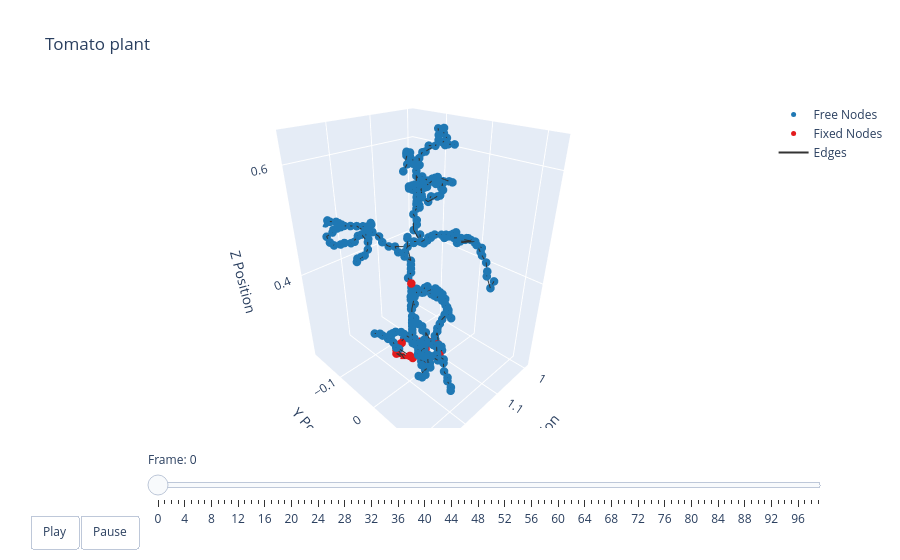

Write notebook code for a chart like this one.
### Code cell
t = np.arange(robot.sim_params.total_time, step=robot.sim_params.dt)
options = dismech.AnimationOptions(title='Tomato plant')

fig = dismech.get_interactive_animation_plotly(robot, t, qs , options)
fig.show()

### Figure 1 — Plotly figure (JSON) as saved in the notebook; plotly's stock layout.template omitted (floating-point values rounded to 4 significant figures; data arrays with more than 128 entries replaced by an {"elided": "..."} marker saying what was removed)
{"data": [{"marker": {"color": "#1f78b4", "size": 5}, "mode": "markers", "name": "Free Nodes", "type": "scatter3d", "x": {"elided": "301 float values"}, "y": {"elided": "301 float values"}, "z": {"elided": "301 float values"}}, {"marker": {"color": "#e31a1c", "size": 5}, "mode": "markers", "name": "Fixed Nodes", "type": "scatter3d", "x": [1.163, 1.163, 1.139, 1.147, 1.155, 1.163, 1.171, 1.107, 1.107, 1.091, 1.099, 1.107, 1.155, 1.115, 1.155, 1.083, 1.123, 1.131, 1.139, 1.131, 1.107, 1.139, 1.156], "y": [-0.05823, -0.05023, -0.08223, -0.08223, -0.08223, -0.07423, -0.06623, -0.05823, -0.05023, -0.04223, -0.04223, -0.04223, -0.04223, -0.03423, -0.03423, -0.02623, -0.02623, -0.01823, -0.01823, -0.01023, -0.002231, -0.002231, -0.03423], "z": [0.2113, 0.2113, 0.2193, 0.2193, 0.2193, 0.2193, 0.2193, 0.2193, 0.2193, 0.2193, 0.2193, 0.2193, 0.2193, 0.2193, 0.2193, 0.2193, 0.2193, 0.2193, 0.2193, 0.2193, 0.2193, 0.2193, 0.3953]}, {"line": {"color": "#333333", "width": 2}, "mode": "lines", "name": "Edges", "type": "scatter3d", "x": {"elided": "969 float values"}, "y": {"elided": "969 float values"}, "z": {"elided": "969 float values"}}, {"color": "rgba(166, 206, 227, 0.7)", "i": [], "j": [], "k": [], "name": "Faces", "opacity": 0.7, "showscale": false, "type": "mesh3d", "x": {"elided": "324 float values"}, "y": {"elided": "324 float values"}, "z": {"elided": "324 float values"}}], "layout": {"scene": {"camera": {"eye": {"x": 1.225, "y": 1.225, "z": 1.0}}, "xaxis": {"range": [0.9855, 1.295], "title": {"text": "X Position"}}, "yaxis": {"range": [-0.1873, 0.134], "title": {"text": "Y Position"}}, "zaxis": {"range": [0.2113, 0.6526], "title": {"text": "Z Position"}}}, "sliders": [{"currentvalue": {"prefix": "Frame: "}, "steps": [{"args": [["0"], {"frame": {"duration": 50, "redraw": true}, "mode": "immediate"}], "label": "0", "method": "animate"}, {"args": [["1"], {"frame": {"duration": 50, "redraw": true}, "mode": "immediate"}], "label": "1", "method": "animate"}, {"args": [["2"], {"frame": {"duration": 50, "redraw": true}, "mode": "immediate"}], "label": "2", "method": "animate"}, {"args": [["3"], {"frame": {"duration": 50, "redraw": true}, "mode": "immediate"}], "label": "3", "method": "animate"}, {"args": [["4"], {"frame": {"duration": 50, "redraw": true}, "mode": "immediate"}], "label": "4", "method": "animate"}, {"args": [["5"], {"frame": {"duration": 50, "redraw": true}, "mode": "immediate"}], "label": "5", "method": "animate"}, {"args": [["6"], {"frame": {"duration": 50, "redraw": true}, "mode": "immediate"}], "label": "6", "method": "animate"}, {"args": [["7"], {"frame": {"duration": 50, "redraw": true}, "mode": "immediate"}], "label": "7", "method": "animate"}, {"args": [["8"], {"frame": {"duration": 50, "redraw": true}, "mode": "immediate"}], "label": "8", "method": "animate"}, {"args": [["9"], {"frame": {"duration": 50, "redraw": true}, "mode": "immediate"}], "label": "9", "method": "animate"}, {"args": [["10"], {"frame": {"duration": 50, "redraw": true}, "mode": "immediate"}], "label": "10", "method": "animate"}, {"args": [["11"], {"frame": {"duration": 50, "redraw": true}, "mode": "immediate"}], "label": "11", "method": "animate"}, {"args": [["12"], {"frame": {"duration": 50, "redraw": true}, "mode": "immediate"}], "label": "12", "method": "animate"}, {"args": [["13"], {"frame": {"duration": 50, "redraw": true}, "mode": "immediate"}], "label": "13", "method": "animate"}, {"args": [["14"], {"frame": {"duration": 50, "redraw": true}, "mode": "immediate"}], "label": "14", "method": "animate"}, {"args": [["15"], {"frame": {"duration": 50, "redraw": true}, "mode": "immediate"}], "label": "15", "method": "animate"}, {"args": [["16"], {"frame": {"duration": 50, "redraw": true}, "mode": "immediate"}], "label": "16", "method": "animate"}, {"args": [["17"], {"frame": {"duration": 50, "redraw": true}, "mode": "immediate"}], "label": "17", "method": "animate"}, {"args": [["18"], {"frame": {"duration": 50, "redraw": true}, "mode": "immediate"}], "label": "18", "method": "animate"}, {"args": [["19"], {"frame": {"duration": 50, "redraw": true}, "mode": "immediate"}], "label": "19", "method": "animate"}, {"args": [["20"], {"frame": {"duration": 50, "redraw": true}, "mode": "immediate"}], "label": "20", "method": "animate"}, {"args": [["21"], {"frame": {"duration": 50, "redraw": true}, "mode": "immediate"}], "label": "21", "method": "animate"}, {"args": [["22"], {"frame": {"duration": 50, "redraw": true}, "mode": "immediate"}], "label": "22", "method": "animate"}, {"args": [["23"], {"frame": {"duration": 50, "redraw": true}, "mode": "immediate"}], "label": "23", "method": "animate"}, {"args": [["24"], {"frame": {"duration": 50, "redraw": true}, "mode": "immediate"}], "label": "24", "method": "animate"}, {"args": [["25"], {"frame": {"duration": 50, "redraw": true}, "mode": "immediate"}], "label": "25", "method": "animate"}, {"args": [["26"], {"frame": {"duration": 50, "redraw": true}, "mode": "immediate"}], "label": "26", "method": "animate"}, {"args": [["27"], {"frame": {"duration": 50, "redraw": true}, "mode": "immediate"}], "label": "27", "method": "animate"}, {"args": [["28"], {"frame": {"duration": 50, "redraw": true}, "mode": "immediate"}], "label": "28", "method": "animate"}, {"args": [["29"], {"frame": {"duration": 50, "redraw": true}, "mode": "immediate"}], "label": "29", "method": "animate"}, {"args": [["30"], {"frame": {"duration": 50, "redraw": true}, "mode": "immediate"}], "label": "30", "method": "animate"}, {"args": [["31"], {"frame": {"duration": 50, "redraw": true}, "mode": "immediate"}], "label": "31", "method": "animate"}, {"args": [["32"], {"frame": {"duration": 50, "redraw": true}, "mode": "immediate"}], "label": "32", "method": "animate"}, {"args": [["33"], {"frame": {"duration": 50, "redraw": true}, "mode": "immediate"}], "label": "33", "method": "animate"}, {"args": [["34"], {"frame": {"duration": 50, "redraw": true}, "mode": "immediate"}], "label": "34", "method": "animate"}, {"args": [["35"], {"frame": {"duration": 50, "redraw": true}, "mode": "immediate"}], "label": "35", "method": "animate"}, {"args": [["36"], {"frame": {"duration": 50, "redraw": true}, "mode": "immediate"}], "label": "36", "method": "animate"}, {"args": [["37"], {"frame": {"duration": 50, "redraw": true}, "mode": "immediate"}], "label": "37", "method": "animate"}, {"args": [["38"], {"frame": {"duration": 50, "redraw": true}, "mode": "immediate"}], "label": "38", "method": "animate"}, {"args": [["39"], {"frame": {"duration": 50, "redraw": true}, "mode": "immediate"}], "label": "39", "method": "animate"}, {"args": [["40"], {"frame": {"duration": 50, "redraw": true}, "mode": "immediate"}], "label": "40", "method": "animate"}, {"args": [["41"], {"frame": {"duration": 50, "redraw": true}, "mode": "immediate"}], "label": "41", "method": "animate"}, {"args": [["42"], {"frame": {"duration": 50, "redraw": true}, "mode": "immediate"}], "label": "42", "method": "animate"}, {"args": [["43"], {"frame": {"duration": 50, "redraw": true}, "mode": "immediate"}], "label": "43", "method": "animate"}, {"args": [["44"], {"frame": {"duration": 50, "redraw": true}, "mode": "immediate"}], "label": "44", "method": "animate"}, {"args": [["45"], {"frame": {"duration": 50, "redraw": true}, "mode": "immediate"}], "label": "45", "method": "animate"}, {"args": [["46"], {"frame": {"duration": 50, "redraw": true}, "mode": "immediate"}], "label": "46", "method": "animate"}, {"args": [["47"], {"frame": {"duration": 50, "redraw": true}, "mode": "immediate"}], "label": "47", "method": "animate"}, {"args": [["48"], {"frame": {"duration": 50, "redraw": true}, "mode": "immediate"}], "label": "48", "method": "animate"}, {"args": [["49"], {"frame": {"duration": 50, "redraw": true}, "mode": "immediate"}], "label": "49", "method": "animate"}, {"args": [["50"], {"frame": {"duration": 50, "redraw": true}, "mode": "immediate"}], "label": "50", "method": "animate"}, {"args": [["51"], {"frame": {"duration": 50, "redraw": true}, "mode": "immediate"}], "label": "51", "method": "animate"}, {"args": [["52"], {"frame": {"duration": 50, "redraw": true}, "mode": "immediate"}], "label": "52", "method": "animate"}, {"args": [["53"], {"frame": {"duration": 50, "redraw": true}, "mode": "immediate"}], "label": "53", "method": "animate"}, {"args": [["54"], {"frame": {"duration": 50, "redraw": true}, "mode": "immediate"}], "label": "54", "method": "animate"}, {"args": [["55"], {"frame": {"duration": 50, "redraw": true}, "mode": "immediate"}], "label": "55", "method": "animate"}, {"args": [["56"], {"frame": {"duration": 50, "redraw": true}, "mode": "immediate"}], "label": "56", "method": "animate"}, {"args": [["57"], {"frame": {"duration": 50, "redraw": true}, "mode": "immediate"}], "label": "57", "method": "animate"}, {"args": [["58"], {"frame": {"duration": 50, "redraw": true}, "mode": "immediate"}], "label": "58", "method": "animate"}, {"args": [["59"], {"frame": {"duration": 50, "redraw": true}, "mode": "immediate"}], "label": "59", "method": "animate"}, {"args": [["60"], {"frame": {"duration": 50, "redraw": true}, "mode": "immediate"}], "label": "60", "method": "animate"}, {"args": [["61"], {"frame": {"duration": 50, "redraw": true}, "mode": "immediate"}], "label": "61", "method": "animate"}, {"args": [["62"], {"frame": {"duration": 50, "redraw": true}, "mode": "immediate"}], "label": "62", "method": "animate"}, {"args": [["63"], {"frame": {"duration": 50, "redraw": true}, "mode": "immediate"}], "label": "63", "method": "animate"}, {"args": [["64"], {"frame": {"duration": 50, "redraw": true}, "mode": "immediate"}], "label": "64", "method": "animate"}, {"args": [["65"], {"frame": {"duration": 50, "redraw": true}, "mode": "immediate"}], "label": "65", "method": "animate"}, {"args": [["66"], {"frame": {"duration": 50, "redraw": true}, "mode": "immediate"}], "label": "66", "method": "animate"}, {"args": [["67"], {"frame": {"duration": 50, "redraw": true}, "mode": "immediate"}], "label": "67", "method": "animate"}, {"args": [["68"], {"frame": {"duration": 50, "redraw": true}, "mode": "immediate"}], "label": "68", "method": "animate"}, {"args": [["69"], {"frame": {"duration": 50, "redraw": true}, "mode": "immediate"}], "label": "69", "method": "animate"}, {"args": [["70"], {"frame": {"duration": 50, "redraw": true}, "mode": "immediate"}], "label": "70", "method": "animate"}, {"args": [["71"], {"frame": {"duration": 50, "redraw": true}, "mode": "immediate"}], "label": "71", "method": "animate"}, {"args": [["72"], {"frame": {"duration": 50, "redraw": true}, "mode": "immediate"}], "label": "72", "method": "animate"}, {"args": [["73"], {"frame": {"duration": 50, "redraw": true}, "mode": "immediate"}], "label": "73", "method": "animate"}, {"args": [["74"], {"frame": {"duration": 50, "redraw": true}, "mode": "immediate"}], "label": "74", "method": "animate"}, {"args": [["75"], {"frame": {"duration": 50, "redraw": true}, "mode": "immediate"}], "label": "75", "method": "animate"}, {"args": [["76"], {"frame": {"duration": 50, "redraw": true}, "mode": "immediate"}], "label": "76", "method": "animate"}, {"args": [["77"], {"frame": {"duration": 50, "redraw": true}, "mode": "immediate"}], "label": "77", "method": "animate"}, {"args": [["78"], {"frame": {"duration": 50, "redraw": true}, "mode": "immediate"}], "label": "78", "method": "animate"}, {"args": [["79"], {"frame": {"duration": 50, "redraw": true}, "mode": "immediate"}], "label": "79", "method": "animate"}, {"args": [["80"], {"frame": {"duration": 50, "redraw": true}, "mode": "immediate"}], "label": "80", "method": "animate"}, {"args": [["81"], {"frame": {"duration": 50, "redraw": true}, "mode": "immediate"}], "label": "81", "method": "animate"}, {"args": [["82"], {"frame": {"duration": 50, "redraw": true}, "mode": "immediate"}], "label": "82", "method": "animate"}, {"args": [["83"], {"frame": {"duration": 50, "redraw": true}, "mode": "immediate"}], "label": "83", "method": "animate"}, {"args": [["84"], {"frame": {"duration": 50, "redraw": true}, "mode": "immediate"}], "label": "84", "method": "animate"}, {"args": [["85"], {"frame": {"duration": 50, "redraw": true}, "mode": "immediate"}], "label": "85", "method": "animate"}, {"args": [["86"], {"frame": {"duration": 50, "redraw": true}, "mode": "immediate"}], "label": "86", "method": "animate"}, {"args": [["87"], {"frame": {"duration": 50, "redraw": true}, "mode": "immediate"}], "label": "87", "method": "animate"}, {"args": [["88"], {"frame": {"duration": 50, "redraw": true}, "mode": "immediate"}], "label": "88", "method": "animate"}, {"args": [["89"], {"frame": {"duration": 50, "redraw": true}, "mode": "immediate"}], "label": "89", "method": "animate"}, {"args": [["90"], {"frame": {"duration": 50, "redraw": true}, "mode": "immediate"}], "label": "90", "method": "animate"}, {"args": [["91"], {"frame": {"duration": 50, "redraw": true}, "mode": "immediate"}], "label": "91", "method": "animate"}, {"args": [["92"], {"frame": {"duration": 50, "redraw": true}, "mode": "immediate"}], "label": "92", "method": "animate"}, {"args": [["93"], {"frame": {"duration": 50, "redraw": true}, "mode": "immediate"}], "label": "93", "method": "animate"}, {"args": [["94"], {"frame": {"duration": 50, "redraw": true}, "mode": "immediate"}], "label": "94", "method": "animate"}, {"args": [["95"], {"frame": {"duration": 50, "redraw": true}, "mode": "immediate"}], "label": "95", "method": "animate"}, {"args": [["96"], {"frame": {"duration": 50, "redraw": true}, "mode": "immediate"}], "label": "96", "method": "animate"}, {"args": [["97"], {"frame": {"duration": 50, "redraw": true}, "mode": "immediate"}], "label": "97", "method": "animate"}, {"args": [["98"], {"frame": {"duration": 50, "redraw": true}, "mode": "immediate"}], "label": "98", "method": "animate"}, {"args": [["99"], {"frame": {"duration": 50, "redraw": true}, "mode": "immediate"}], "label": "99", "method": "animate"}], "transition": {"duration": 0}, "x": 0.1, "y": 0}], "title": {"text": "Tomato plant"}, "updatemenus": [{"buttons": [{"args": [null, {"frame": {"duration": 50, "redraw": true}, "fromcurrent": true}], "label": "Play", "method": "animate"}, {"args": [[null], {"frame": {"duration": 0, "redraw": true}, "mode": "immediate"}], "label": "Pause", "method": "animate"}], "direction": "left", "pad": {"r": 10, "t": 87}, "showactive": false, "type": "buttons", "x": 0.1, "xanchor": "right", "y": 0, "yanchor": "top"}]}}
